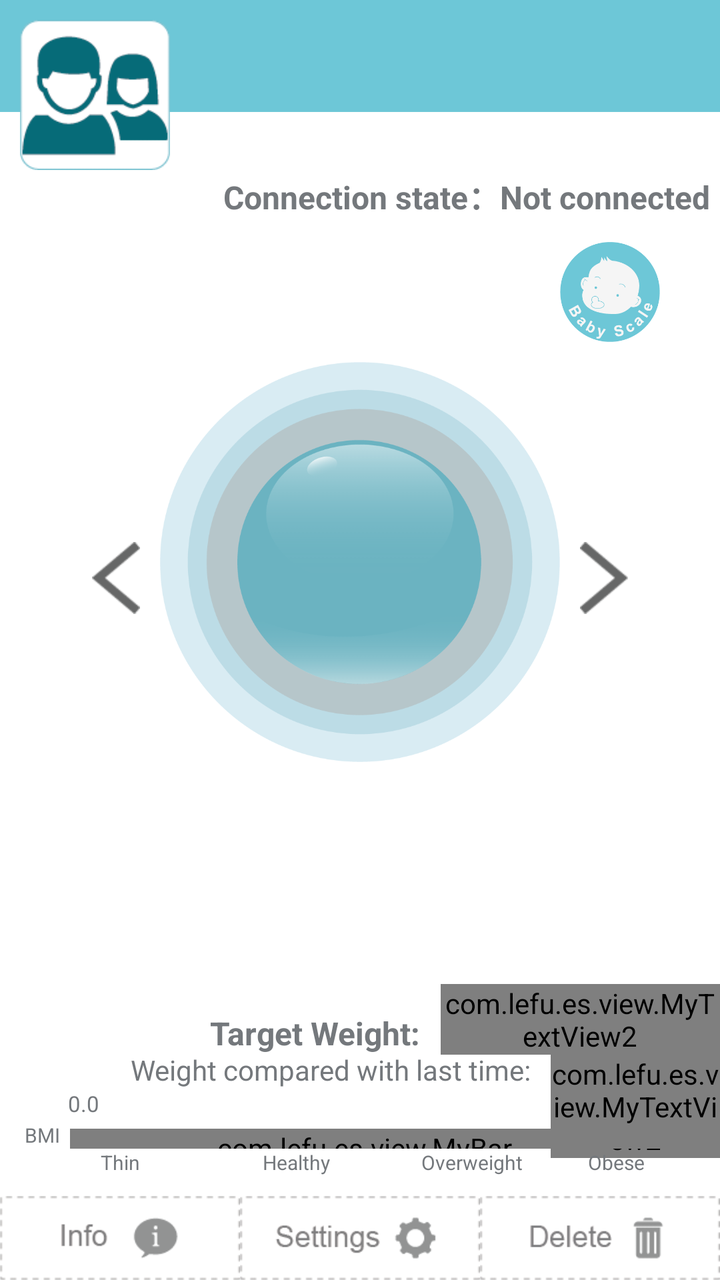
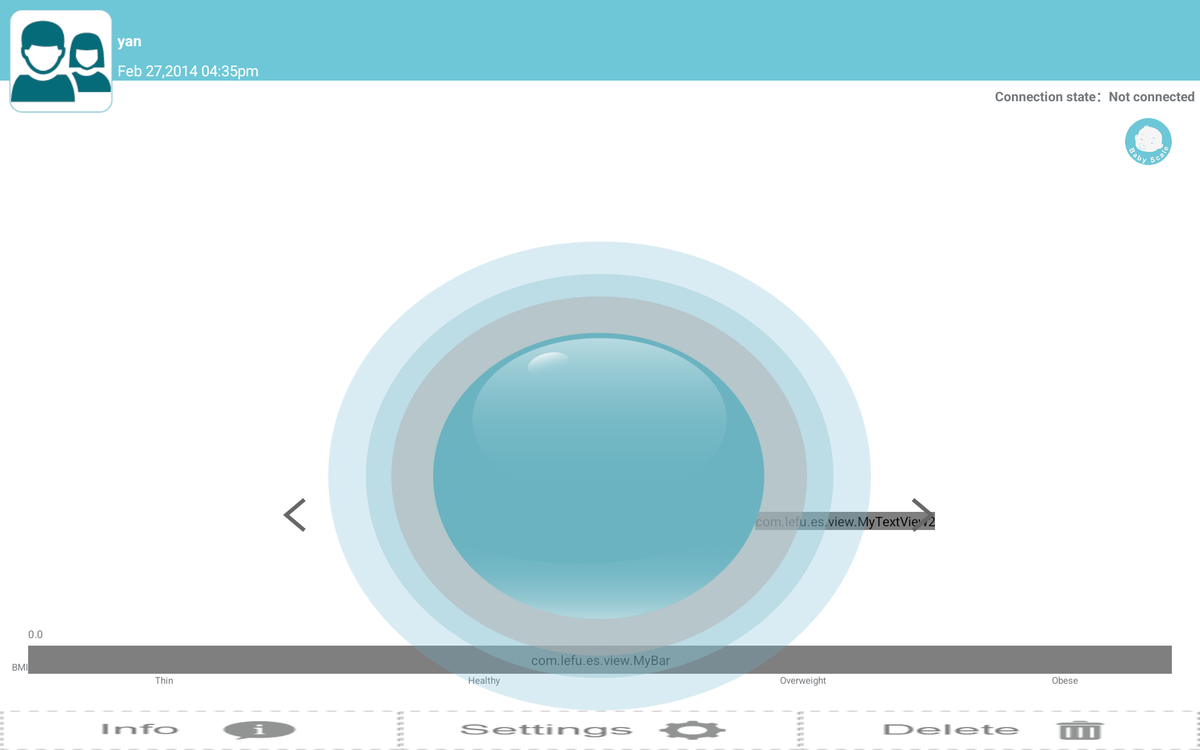

One screen, two layout resources from the same app: the default and the repository's alternative for another configuration. Each is rendered where Android would select it; the XML of both is given below.
<!-- AndroidManifest.xml: application theme AppTheme -->
<!-- res/layout/activity_baby_scale.xml -->
<?xml version="1.0" encoding="utf-8"?>
<LinearLayout android:orientation="vertical" android:background="@color/white" android:layout_width="fill_parent" android:layout_height="fill_parent" android:layout_marginBottom="0.0dip"
  xmlns:android="http://schemas.android.com/apk/res/android">
    <FrameLayout android:layout_width="fill_parent" android:layout_height="0.0dip" android:layout_weight="10.0">
        <LinearLayout android:orientation="vertical" android:layout_width="fill_parent" android:layout_height="fill_parent">
            <RelativeLayout android:background="@drawable/title_bg" android:layout_width="fill_parent" android:layout_height="56.0dip">
                <TextView android:textSize="10.0sp" android:textColor="@color/white" android:id="@id/textView19" android:layout_width="wrap_content" android:layout_height="wrap_content" android:layout_marginBottom="6.0dip" android:text="" android:layout_alignLeft="@id/username_tv" android:layout_alignParentBottom="true" />
                <ImageView android:id="@id/imageView1" android:visibility="gone" android:layout_width="75.0dip" android:layout_height="45.0dip" android:layout_marginRight="5.0dip" android:src="@drawable/bluetooth_no" android:scaleType="centerInside" android:layout_above="@id/textView19" android:layout_alignParentRight="true" android:layout_centerVertical="true" />
                <TextView android:textSize="15.0sp" android:textStyle="bold" android:textColor="@color/white" android:id="@id/username_tv" android:layout_width="wrap_content" android:layout_height="wrap_content" android:layout_marginLeft="95.0dip" android:layout_marginTop="10.0dip" android:text="" android:layout_alignParentLeft="true" android:layout_alignParentTop="true" android:layout_centerVertical="true" />
            </RelativeLayout>
            <RelativeLayout android:layout_width="fill_parent" android:layout_height="30.0dip" android:layout_marginTop="25.0dip">
                <TextView android:textSize="16.0sp" android:textStyle="bold" android:textColor="@color/darkgray" android:id="@id/scale_connect_state" android:layout_width="wrap_content" android:layout_height="wrap_content" android:layout_marginTop="5.0dip" android:layout_marginRight="5.0dip" android:text="@string/scale_connect_state_not_connected" android:layout_alignParentRight="true" />
            </RelativeLayout>
            <RelativeLayout android:layout_width="fill_parent" android:layout_height="60.0dip">
                <ImageView android:id="@id/imageViewBaby" android:background="@drawable/baby" android:layout_width="50.0dip" android:layout_height="50.0dip" android:layout_marginTop="10.0dip" android:layout_marginRight="30.0dip" android:layout_alignParentRight="true" />
            </RelativeLayout>
            <RelativeLayout android:layout_width="fill_parent" android:layout_height="fill_parent">
                <TextView android:textSize="12.0sp" android:textColor="@color/darkgray" android:id="@id/textView16" android:layout_width="wrap_content" android:layout_height="wrap_content" android:layout_marginLeft="10.0dip" android:text="" android:layout_toRightOf="@id/textView15" android:layout_alignBaseline="@id/textView15" android:layout_alignBottom="@id/textView15" />
                <ImageView android:id="@id/imageView2" android:background="@drawable/babyscale_bg" android:layout_width="200.0dip" android:layout_height="200.0dip" android:layout_marginTop="10.0dip" android:scaleType="centerInside" android:layout_alignParentTop="false" android:layout_centerHorizontal="true" android:layout_centerVertical="false" />
                <TextView android:textStyle="bold" android:textColor="@color/white" android:gravity="center_horizontal" android:id="@id/norecord_textView" android:visibility="invisible" android:layout_width="wrap_content" android:layout_height="wrap_content" android:layout_marginBottom="78.0dip" android:text="@string/scale_no_record" android:layout_alignBottom="@id/weight_contains" android:layout_centerHorizontal="true" />
                <com.lefu.es.view.MyTextView2 android:textSize="12.0sp" android:id="@id/compare_tv" android:layout_width="wrap_content" android:layout_height="wrap_content" android:text="0.2kg" android:layout_alignLeft="@id/textView16" android:layout_alignTop="@id/textView16" />
                <android.support.v4.view.ViewPager android:id="@id/weight_contains" android:background="@color/transparent" android:layout_width="200.0dip" android:layout_height="200.0dip" android:layout_marginTop="10.0dip" android:scaleType="centerInside" android:layout_alignParentTop="false" android:layout_centerHorizontal="true" android:layout_centerVertical="false" />
                <ImageView android:id="@id/imageView3" android:layout_width="wrap_content" android:layout_height="wrap_content" android:layout_marginRight="10.0dip" android:layout_marginBottom="74.0dip" android:src="@drawable/left_to" android:scaleType="center" android:layout_toLeftOf="@id/imageView2" android:layout_alignBottom="@id/imageView2" />
                <ImageView android:id="@id/imageView4" android:layout_width="wrap_content" android:layout_height="wrap_content" android:layout_marginLeft="10.0dip" android:src="@drawable/right_to" android:layout_toRightOf="@id/imageView2" android:layout_alignTop="@id/imageView3" />
                <LinearLayout android:gravity="center" android:orientation="vertical" android:id="@id/linearLayout1" android:layout_width="fill_parent" android:layout_height="wrap_content" android:layout_marginBottom="10.0dip" android:layout_alignParentLeft="true" android:layout_alignParentBottom="true">
                    <RelativeLayout android:layout_width="fill_parent" android:layout_height="30.0dip" android:layout_marginRight="20.0dip">
                        <TextView android:textSize="10.0sp" android:textColor="@color/darkgray" android:gravity="right" android:id="@id/BMI_tv" android:layout_width="40.0dip" android:layout_height="wrap_content" android:layout_marginRight="5.0dip" android:text="@string/bmi_title" android:layout_alignParentBottom="true" />
                        <com.lefu.es.view.MyBar android:id="@id/imageView1" android:layout_width="fill_parent" android:layout_height="fill_parent" android:layout_marginTop="20.0dip" android:layout_toRightOf="@id/BMI_tv" />
                        <RelativeLayout android:id="@id/rl_guide" android:paddingLeft="44.0dip" android:layout_width="wrap_content" android:layout_height="wrap_content">
                            <TextView android:textSize="11.0sp" android:textColor="@color/darkgray" android:id="@id/tv_guide_value" android:layout_width="wrap_content" android:layout_height="wrap_content" android:text="0.0" android:singleLine="true" />
                            <ImageView android:id="@id/guide_imageview" android:layout_width="wrap_content" android:layout_height="wrap_content" android:src="@drawable/guide" android:layout_below="@id/tv_guide_value" />
                        </RelativeLayout>
                    </RelativeLayout>
                    <LinearLayout android:orientation="horizontal" android:layout_width="fill_parent" android:layout_height="wrap_content" android:layout_marginLeft="20.0dip" android:layout_marginRight="20.0dip" android:weightSum="100.0">
                        <TextView android:textSize="10.0sp" android:textColor="@color/darkgray" android:gravity="center" android:id="@id/tv_mhealthy" android:layout_width="0.0dip" android:layout_height="wrap_content" android:text="@string/thin" android:layout_weight="25.0" android:layout_toLeftOf="@id/tv_mgroup" android:layout_alignBaseline="@id/tv_mthin" android:layout_alignBottom="@id/rl_imageView1" />
                        <TextView android:textSize="10.0sp" android:textColor="@color/darkgray" android:gravity="center" android:id="@id/tv_mfat" android:layout_width="0.0dip" android:layout_height="wrap_content" android:text="@string/Healthy" android:layout_weight="30.0" android:layout_alignBaseline="@id/tv_mhealthy" android:layout_alignRight="@id/textView3" android:layout_alignBottom="@id/rl_imageView1" />
                        <TextView android:textSize="10.0sp" android:textColor="@color/darkgray" android:gravity="center" android:id="@id/tv_mthin" android:layout_width="0.0dip" android:layout_height="wrap_content" android:text="@string/Fat" android:layout_weight="25.0" android:layout_below="@id/rl_imageView1" android:layout_alignLeft="@id/rl_imageView1" />
                        <TextView android:textSize="10.0sp" android:textColor="@color/darkgray" android:gravity="center" android:id="@id/tv_moverweight" android:layout_width="0.0dip" android:layout_height="wrap_content" android:text="@string/Overweight" android:layout_weight="20.0" android:layout_below="@id/rl_imageView1" android:layout_alignRight="@id/rl_imageView1" />
                    </LinearLayout>
                </LinearLayout>
                <TextView android:textSize="14.0sp" android:textColor="@color/darkgray" android:id="@id/textView15" android:layout_width="wrap_content" android:layout_height="wrap_content" android:layout_marginLeft="-15.0dip" android:layout_marginTop="5.0dip" android:text="@string/scale_weight_compare" android:layout_above="@id/linearLayout1" android:layout_alignLeft="@id/imageView2" />
                <TextView android:textSize="16.0sp" android:textStyle="bold" android:textColor="@color/darkgray" android:id="@id/textView1" android:layout_width="wrap_content" android:layout_height="wrap_content" android:layout_marginLeft="25.0dip" android:text="@string/scale_target_weight" android:layout_above="@id/compare_tv" android:layout_alignLeft="@id/imageView2" />
                <com.lefu.es.view.MyTextView2 android:textSize="18.0sp" android:textStyle="bold" android:textColor="@color/darkgray" android:gravity="center_vertical" android:id="@id/textView2" android:layout_width="wrap_content" android:layout_height="wrap_content" android:layout_marginLeft="10.0dip" android:text="" android:layout_toRightOf="@id/textView1" android:layout_alignBottom="@id/textView1" />
            </RelativeLayout>
        </LinearLayout>
        <ImageView android:id="@id/reviseHead" android:background="@drawable/user_pic" android:layout_width="75.0dip" android:layout_height="75.0dip" android:layout_marginLeft="10.0dip" android:layout_marginTop="10.0dip" android:scaleType="fitXY" />
    </FrameLayout>
    <LinearLayout android:orientation="horizontal" android:layout_width="fill_parent" android:layout_height="42.0dip">
        <Button android:id="@id/info_img_btn" android:background="@drawable/info_btn_shap" android:layout_width="wrap_content" android:layout_height="wrap_content" android:layout_weight="1.0" />
        <Button android:id="@id/seting_img_btn" android:background="@drawable/seting_btn_shap" android:layout_width="wrap_content" android:layout_height="wrap_content" android:layout_weight="1.0" />
        <Button android:id="@id/delete_img_btn" android:background="@drawable/deletemain_btn_shap" android:layout_width="wrap_content" android:layout_height="wrap_content" android:layout_weight="1.0" />
    </LinearLayout>
</LinearLayout>
<!-- resources referenced by this layout -->
<resources>
  <color name="darkgray">#ff74787c</color>
  <color name="transparent">#00000000</color>
  <color name="white">#ffffffff</color>
  <!-- drawable baby: png bitmap (drawable-hdpi, 5047 bytes) -->
  <!-- drawable babyscale_bg: png bitmap (drawable-hdpi, 47218 bytes) -->
  <!-- drawable bluetooth_no: png bitmap (drawable-hdpi, 7685 bytes) -->
  <!-- drawable deletemain_btn_shap (drawable) -->
  <?xml version="1.0" encoding="utf-8"?>
  <selector
    xmlns:android="http://schemas.android.com/apk/res/android">
      <item android:state_pressed="true" android:drawable="@drawable/deleted_main_btn" />
      <item android:state_pressed="false" android:drawable="@drawable/delete_main_btn" />
      <item android:drawable="@drawable/delete_main_btn" />
  </selector>
  <!-- drawable info_btn_shap (drawable) -->
  <?xml version="1.0" encoding="utf-8"?>
  <selector
    xmlns:android="http://schemas.android.com/apk/res/android">
      <item android:state_pressed="true" android:drawable="@drawable/btn_infod" />
      <item android:state_pressed="false" android:drawable="@drawable/btn_info" />
      <item android:drawable="@drawable/btn_info" />
  </selector>
  <!-- drawable left_to: png bitmap (drawable-hdpi, 335 bytes) -->
  <!-- drawable right_to: png bitmap (drawable-hdpi, 332 bytes) -->
  <!-- drawable seting_btn_shap (drawable) -->
  <?xml version="1.0" encoding="utf-8"?>
  <selector
    xmlns:android="http://schemas.android.com/apk/res/android">
      <item android:state_pressed="true" android:drawable="@drawable/btn_setingd" />
      <item android:state_pressed="false" android:drawable="@drawable/btn_seting" />
      <item android:drawable="@drawable/btn_seting" />
  </selector>
  <!-- drawable title_bg: png bitmap (drawable-hdpi, 710 bytes) -->
  <!-- drawable user_pic: png bitmap (drawable-hdpi, 1543 bytes) -->
  <string name="Fat">Overweight</string>
  <string name="Healthy">Healthy</string>
  <string name="Overweight">Obese</string>
  <string name="bmi_title">BMI</string>
  <string name="scale_connect_state_not_connected">Connection state：Not connected</string>
  <string name="scale_no_record">No Records.</string>
  <string name="scale_target_weight">Target Weight:</string>
  <string name="scale_weight_compare">Weight compared with last time:</string>
  <string name="thin">Thin</string>
  <style name="AppTheme" parent="@*android:style/Theme.Holo.Light">
          <item name="android:buttonStyle">@style/AppTheme.Button</item>
          <item name="android:spinnerStyle">@style/AppTheme.Spinner</item>
      </style>
  <!-- drawable deleted_main_btn: png bitmap (drawable-hdpi, 971 bytes) -->
  <!-- drawable delete_main_btn: png bitmap (drawable-hdpi, 981 bytes) -->
  <!-- drawable btn_infod: png bitmap (drawable-hdpi, 1015 bytes) -->
  <!-- drawable btn_info: png bitmap (drawable-hdpi, 1000 bytes) -->
  <!-- drawable btn_setingd: png bitmap (drawable-hdpi, 1237 bytes) -->
  <!-- drawable btn_seting: png bitmap (drawable-hdpi, 1247 bytes) -->
  <style name="AppTheme.Button" parent="@*android:style/Widget.Holo.Light.Button">
          <item name="android:background">@*android:color/holo_blue_dark</item>
          <item name="android:padding">8.0dip</item>
      </style>
  <style name="AppTheme.Spinner" parent="@*android:style/Widget.Holo.Light.Spinner">
          <item name="android:height">44.0dip</item>
      </style>
</resources>
<!-- res/layout-xlarge/activity_baby_scale.xml (the repository's variant of the layout above) -->
<!-- drawn on a large tablet held sideways -->
<?xml version="1.0" encoding="utf-8"?>
<LinearLayout android:orientation="vertical" android:background="@color/white" android:layout_width="fill_parent" android:layout_height="fill_parent"
  xmlns:android="http://schemas.android.com/apk/res/android">
    <FrameLayout android:layout_width="fill_parent" android:layout_height="0.0dip" android:layout_weight="10.0">
        <LinearLayout android:orientation="vertical" android:layout_width="fill_parent" android:layout_height="fill_parent">
            <RelativeLayout android:background="@drawable/title_bg" android:layout_width="fill_parent" android:layout_height="86.0dip">
                <TextView android:textSize="16.0sp" android:textColor="@color/white" android:id="@id/textView19" android:layout_width="wrap_content" android:layout_height="wrap_content" android:text="Feb 27,2014 04:35pm" android:layout_alignLeft="@id/username_tv" android:layout_alignParentBottom="true" />
                <ImageView android:id="@id/imageView1" android:visibility="gone" android:layout_width="75.0dip" android:layout_height="45.0dip" android:layout_marginRight="5.0dip" android:src="@drawable/bluetooth_no" android:scaleType="centerInside" android:layout_above="@id/textView19" android:layout_alignParentRight="true" android:layout_centerVertical="true" />
                <TextView android:textSize="16.0sp" android:textStyle="bold" android:textColor="@color/white" android:id="@id/username_tv" android:layout_width="wrap_content" android:layout_height="wrap_content" android:layout_marginLeft="125.0dip" android:text="yan" android:layout_alignParentLeft="true" android:layout_centerVertical="true" />
            </RelativeLayout>
            <RelativeLayout android:layout_width="fill_parent" android:layout_height="30.0dip">
                <TextView android:textSize="14.0sp" android:textStyle="bold" android:textColor="@color/darkgray" android:id="@id/scale_connect_state" android:layout_width="wrap_content" android:layout_height="wrap_content" android:layout_marginTop="5.0dip" android:layout_marginRight="5.0dip" android:text="@string/scale_connect_state_not_connected" android:layout_alignParentRight="true" />
            </RelativeLayout>
            <RelativeLayout android:layout_width="fill_parent" android:layout_height="60.0dip">
                <ImageView android:id="@id/imageViewBaby" android:background="@drawable/baby" android:layout_width="50.0dip" android:layout_height="50.0dip" android:layout_marginTop="10.0dip" android:layout_marginRight="30.0dip" android:layout_alignParentRight="true" />
            </RelativeLayout>
            <RelativeLayout android:layout_width="fill_parent" android:layout_height="fill_parent">
                <TextView android:textSize="12.0sp" android:textColor="@color/darkgray" android:id="@id/textView16" android:layout_width="wrap_content" android:layout_height="wrap_content" android:layout_marginLeft="5.0dip" android:text="" android:layout_toRightOf="@id/textView15" android:layout_alignBaseline="@id/textView15" android:layout_alignBottom="@id/textView15" />
                <LinearLayout android:gravity="center" android:orientation="vertical" android:id="@id/linearLayout1" android:layout_width="fill_parent" android:layout_height="wrap_content" android:layout_marginBottom="25.0dip" android:layout_alignParentBottom="true">
                    <RelativeLayout android:layout_width="fill_parent" android:layout_height="50.0dip" android:layout_marginRight="20.0dip">
                        <TextView android:textSize="10.0sp" android:textColor="@color/darkgray" android:gravity="right" android:id="@id/BMI_tv" android:layout_width="40.0dip" android:layout_height="wrap_content" android:text="@string/bmi_title" android:layout_alignParentBottom="true" />
                        <com.lefu.es.view.MyBar android:id="@id/imageView1" android:layout_width="fill_parent" android:layout_height="fill_parent" android:layout_marginTop="20.0dip" android:layout_toRightOf="@id/BMI_tv" />
                        <RelativeLayout android:id="@id/rl_guide" android:paddingLeft="40.0dip" android:layout_width="wrap_content" android:layout_height="wrap_content">
                            <TextView android:textSize="11.0sp" android:textColor="@color/darkgray" android:id="@id/tv_guide_value" android:layout_width="wrap_content" android:layout_height="wrap_content" android:text="0.0" android:singleLine="true" />
                            <ImageView android:id="@id/guide_imageview" android:layout_width="wrap_content" android:layout_height="wrap_content" android:src="@drawable/guide" android:layout_below="@id/tv_guide_value" />
                        </RelativeLayout>
                    </RelativeLayout>
                    <LinearLayout android:orientation="horizontal" android:layout_width="fill_parent" android:layout_height="wrap_content" android:layout_marginLeft="20.0dip" android:layout_marginRight="20.0dip" android:weightSum="100.0">
                        <TextView android:textSize="10.0sp" android:textColor="@color/darkgray" android:gravity="center" android:id="@id/tv_mhealthy" android:layout_width="0.0dip" android:layout_height="wrap_content" android:text="@string/thin" android:layout_weight="25.0" android:layout_toLeftOf="@id/tv_mgroup" android:layout_alignBaseline="@id/tv_mthin" android:layout_alignBottom="@id/rl_imageView1" />
                        <TextView android:textSize="10.0sp" android:textColor="@color/darkgray" android:gravity="center" android:id="@id/tv_mfat" android:layout_width="0.0dip" android:layout_height="wrap_content" android:text="@string/Healthy" android:layout_weight="30.0" android:layout_alignBaseline="@id/tv_mhealthy" android:layout_alignRight="@id/textView3" android:layout_alignBottom="@id/rl_imageView1" />
                        <TextView android:textSize="10.0sp" android:textColor="@color/darkgray" android:gravity="center" android:id="@id/tv_mthin" android:layout_width="0.0dip" android:layout_height="wrap_content" android:text="@string/Fat" android:layout_weight="25.0" android:layout_below="@id/rl_imageView1" android:layout_alignLeft="@id/rl_imageView1" />
                        <TextView android:textSize="10.0sp" android:textColor="@color/darkgray" android:gravity="center" android:id="@id/tv_moverweight" android:layout_width="0.0dip" android:layout_height="wrap_content" android:text="@string/Overweight" android:layout_weight="20.0" android:layout_below="@id/rl_imageView1" android:layout_alignRight="@id/rl_imageView1" />
                    </LinearLayout>
                </LinearLayout>
                <com.lefu.es.view.MyTextView2 android:textSize="12.0sp" android:id="@id/compare_tv" android:layout_width="wrap_content" android:layout_height="wrap_content" android:text="0.2kg" android:layout_alignLeft="@id/textView16" android:layout_alignTop="@id/textView16" />
                <com.lefu.es.view.MyTextView2 android:textSize="25.0sp" android:textStyle="bold" android:textColor="@color/darkgray" android:gravity="center_vertical" android:id="@id/textView2" android:layout_width="wrap_content" android:layout_height="wrap_content" android:layout_marginRight="17.0dip" android:text="45kg" android:layout_alignTop="@id/textView1" android:layout_alignRight="@id/textView15" android:layout_alignBottom="@id/textView1" />
                <TextView android:textSize="18.0sp" android:textColor="@color/darkgray" android:id="@id/textView15" android:layout_width="wrap_content" android:layout_height="wrap_content" android:layout_marginBottom="104.0dip" android:text="@string/scale_weight_compare" android:layout_above="@id/linearLayout1" android:layout_alignLeft="@id/weight_contains" />
                <TextView android:textSize="25.0sp" android:textStyle="bold" android:textColor="@color/darkgray" android:id="@id/textView1" android:layout_width="wrap_content" android:layout_height="wrap_content" android:layout_marginBottom="23.0dip" android:text="@string/scale_target_weight" android:layout_above="@id/compare_tv" android:layout_alignLeft="@id/textView15" />
                <ImageView android:id="@id/imageView2" android:background="@drawable/babyscale_bg" android:layout_width="wrap_content" android:layout_height="wrap_content" android:layout_marginTop="81.0dip" android:scaleType="centerInside" android:layout_alignParentTop="true" android:layout_centerHorizontal="true" android:scaleX="1.0" android:scaleY="1.0" />
                <TextView android:textSize="28.0sp" android:textStyle="bold" android:textColor="@color/white" android:gravity="center_horizontal" android:id="@id/norecord_textView" android:visibility="invisible" android:layout_width="wrap_content" android:layout_height="wrap_content" android:text="No Records." android:layout_alignTop="@id/imageView3" android:layout_centerHorizontal="true" />
                <ImageView android:id="@id/imageView3" android:layout_width="wrap_content" android:layout_height="wrap_content" android:layout_marginRight="24.0dip" android:src="@drawable/left_to" android:scaleType="center" android:layout_toLeftOf="@id/imageView2" android:layout_alignTop="@id/imageView4" />
                <android.support.v4.view.ViewPager android:id="@id/weight_contains" android:background="@color/transparent" android:layout_width="200.0dip" android:layout_height="200.0dip" android:layout_marginTop="182.0dip" android:scaleType="centerInside" android:layout_alignTop="@id/imageView2" android:layout_centerHorizontal="true" />
                <ImageView android:id="@id/imageView4" android:layout_width="wrap_content" android:layout_height="wrap_content" android:layout_marginLeft="43.0dip" android:layout_marginBottom="72.0dip" android:src="@drawable/right_to" android:layout_toRightOf="@id/imageView2" android:layout_alignBottom="@id/weight_contains" />
            </RelativeLayout>
        </LinearLayout>
        <ImageView android:id="@id/reviseHead" android:background="@drawable/user_pic" android:layout_width="110.0dip" android:layout_height="110.0dip" android:layout_marginLeft="10.0dip" android:layout_marginTop="10.0dip" android:scaleType="fitXY" />
    </FrameLayout>
    <LinearLayout android:orientation="horizontal" android:layout_width="fill_parent" android:layout_height="42.0dip">
        <Button android:id="@id/info_img_btn" android:background="@drawable/info_btn_shap" android:layout_width="wrap_content" android:layout_height="wrap_content" android:layout_weight="1.0" />
        <Button android:id="@id/seting_img_btn" android:background="@drawable/seting_btn_shap" android:layout_width="wrap_content" android:layout_height="wrap_content" android:layout_weight="1.0" />
        <Button android:id="@id/delete_img_btn" android:background="@drawable/deletemain_btn_shap" android:layout_width="wrap_content" android:layout_height="wrap_content" android:layout_weight="1.0" />
    </LinearLayout>
</LinearLayout>
<!-- resources referenced by the variant -->
<!-- as a large tablet held sideways resolves them -->
<resources>
  <color name="darkgray">#ff74787c</color>
  <color name="transparent">#00000000</color>
  <color name="white">#ffffffff</color>
  <!-- drawable baby: png bitmap (drawable-hdpi, 5047 bytes) -->
  <!-- drawable babyscale_bg: png bitmap (drawable-hdpi, 47218 bytes) -->
  <!-- drawable bluetooth_no: png bitmap (drawable-hdpi, 7685 bytes) -->
  <!-- drawable deletemain_btn_shap (drawable) -->
  <?xml version="1.0" encoding="utf-8"?>
  <selector
    xmlns:android="http://schemas.android.com/apk/res/android">
      <item android:state_pressed="true" android:drawable="@drawable/deleted_main_btn" />
      <item android:state_pressed="false" android:drawable="@drawable/delete_main_btn" />
      <item android:drawable="@drawable/delete_main_btn" />
  </selector>
  <!-- drawable info_btn_shap (drawable) -->
  <?xml version="1.0" encoding="utf-8"?>
  <selector
    xmlns:android="http://schemas.android.com/apk/res/android">
      <item android:state_pressed="true" android:drawable="@drawable/btn_infod" />
      <item android:state_pressed="false" android:drawable="@drawable/btn_info" />
      <item android:drawable="@drawable/btn_info" />
  </selector>
  <!-- drawable left_to: png bitmap (drawable-hdpi, 335 bytes) -->
  <!-- drawable right_to: png bitmap (drawable-hdpi, 332 bytes) -->
  <!-- drawable seting_btn_shap (drawable) -->
  <?xml version="1.0" encoding="utf-8"?>
  <selector
    xmlns:android="http://schemas.android.com/apk/res/android">
      <item android:state_pressed="true" android:drawable="@drawable/btn_setingd" />
      <item android:state_pressed="false" android:drawable="@drawable/btn_seting" />
      <item android:drawable="@drawable/btn_seting" />
  </selector>
  <!-- drawable title_bg: png bitmap (drawable-hdpi, 710 bytes) -->
  <!-- drawable user_pic: png bitmap (drawable-hdpi, 1543 bytes) -->
  <string name="Fat">Overweight</string>
  <string name="Healthy">Healthy</string>
  <string name="Overweight">Obese</string>
  <string name="bmi_title">BMI</string>
  <string name="scale_connect_state_not_connected">Connection state：Not connected</string>
  <string name="scale_target_weight">Target Weight:</string>
  <string name="scale_weight_compare">Weight compared with last time:</string>
  <string name="thin">Thin</string>
  <style name="AppTheme" parent="@*android:style/Theme.Holo.Light">
          <item name="android:buttonStyle">@style/AppTheme.Button</item>
          <item name="android:spinnerStyle">@style/AppTheme.Spinner</item>
      </style>
  <!-- drawable deleted_main_btn: png bitmap (drawable-hdpi, 971 bytes) -->
  <!-- drawable delete_main_btn: png bitmap (drawable-hdpi, 981 bytes) -->
  <!-- drawable btn_infod: png bitmap (drawable-hdpi, 1015 bytes) -->
  <!-- drawable btn_info: png bitmap (drawable-hdpi, 1000 bytes) -->
  <!-- drawable btn_setingd: png bitmap (drawable-hdpi, 1237 bytes) -->
  <!-- drawable btn_seting: png bitmap (drawable-hdpi, 1247 bytes) -->
  <style name="AppTheme.Button" parent="@*android:style/Widget.Holo.Light.Button">
          <item name="android:background">@*android:color/holo_blue_dark</item>
          <item name="android:padding">8.0dip</item>
      </style>
  <style name="AppTheme.Spinner" parent="@*android:style/Widget.Holo.Light.Spinner">
          <item name="android:height">44.0dip</item>
      </style>
</resources>
